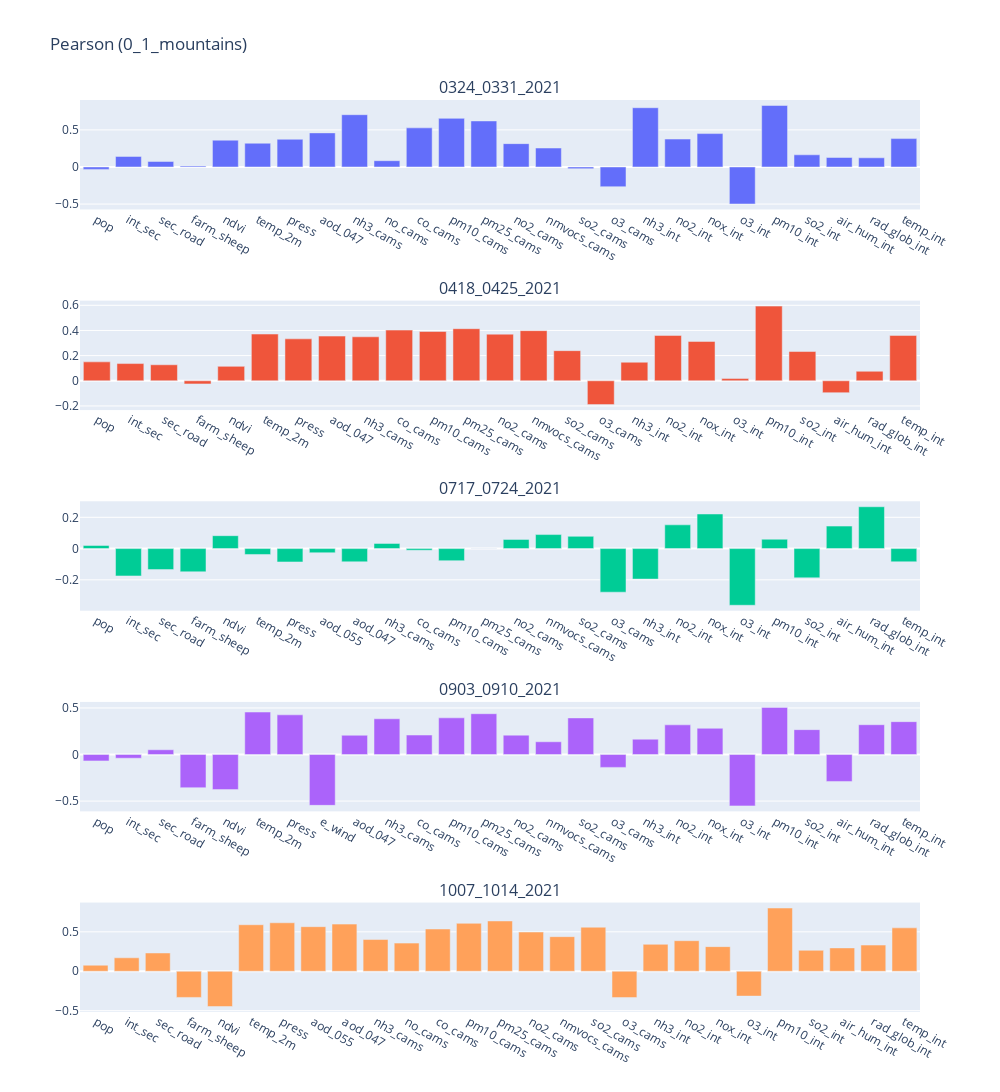
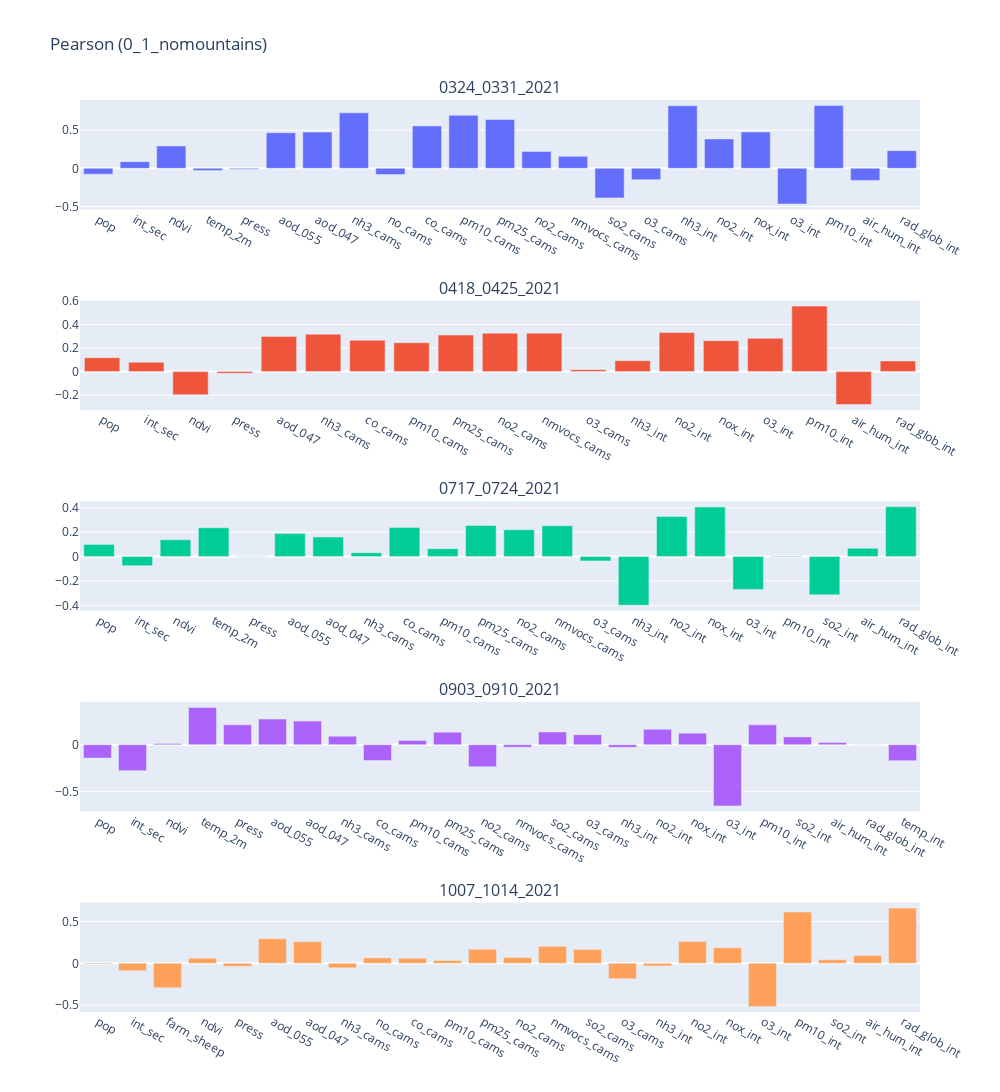
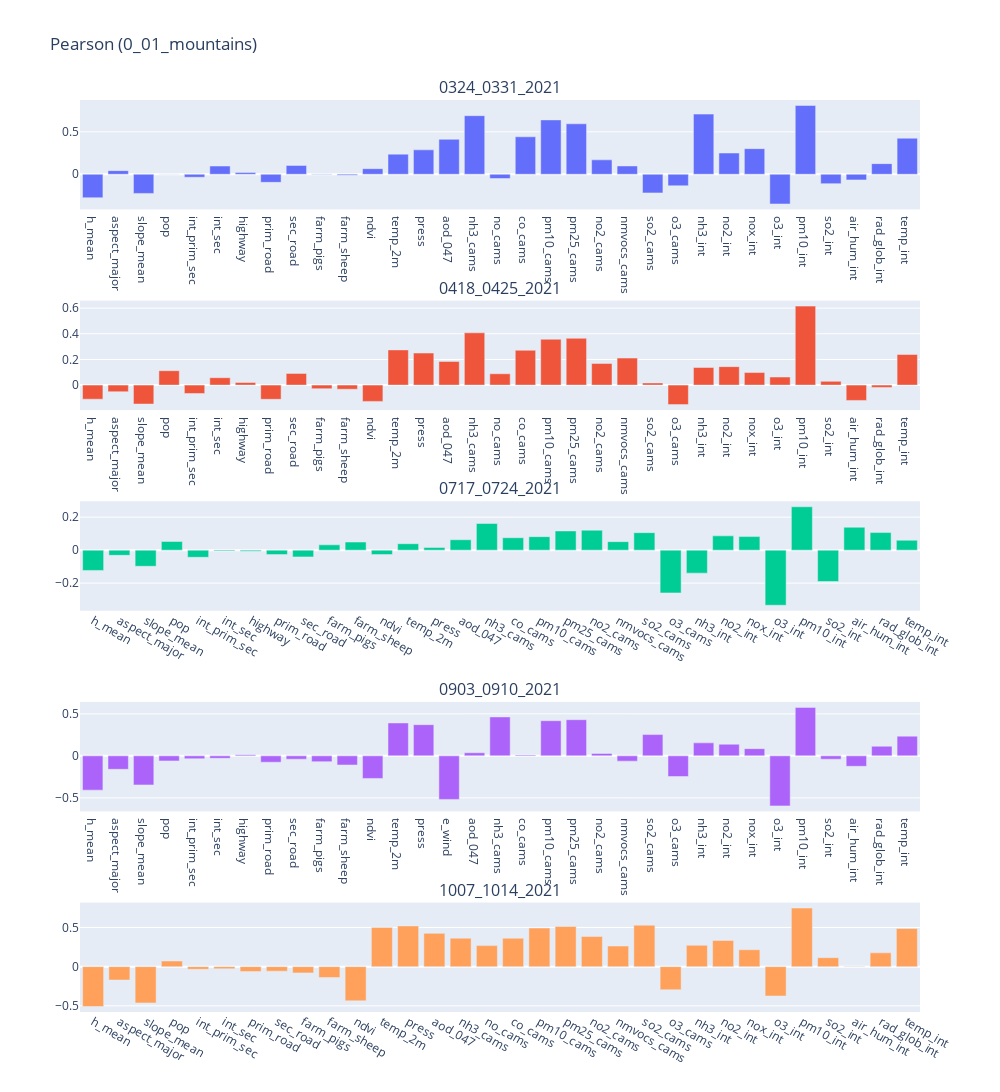
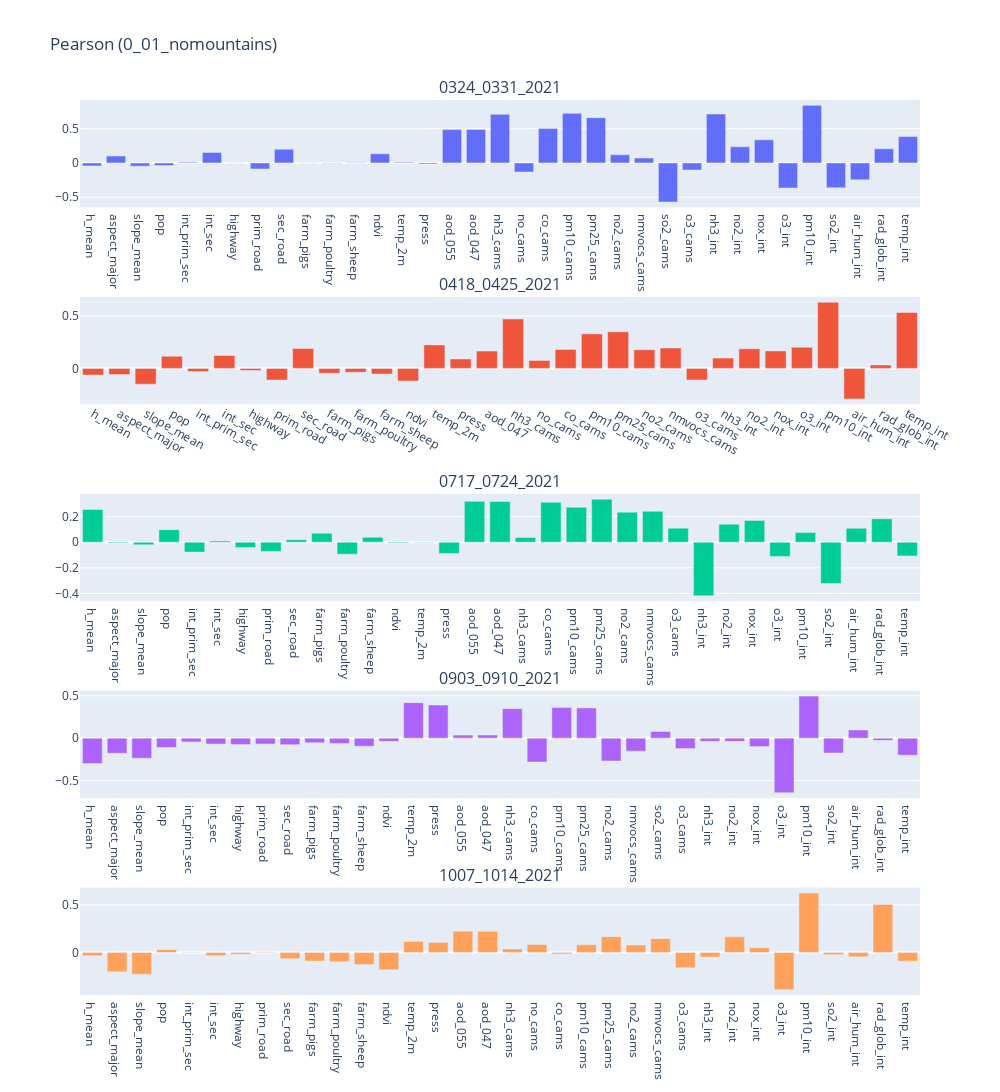

Notebook source saved alongside these figures, in order:
### Markdown cell above
### Pearson results
In this section each are shown barplot about pearson index to better visualize the positive/negative correlation of each variable with respect to the target variable selected.

### Code cell
for par in params:
    dataframes_results = dictionary_results[par]
    fig = make_subplots(rows=5, cols=1, subplot_titles=geopackages)
    for index, grid in enumerate(geopackages):
        labels = dataframes_results[grid]['Features'].tolist()
        values = dataframes_results[grid]['Pearson'].tolist()
        fig.add_trace(go.Bar(x=labels, y=values), row=index+1, col=1)
        fig.update_yaxes(row=index+1, col=1)
        fig.update_xaxes(type="category", row=index+1, col=1)

    fig.update_layout(height=1500, width=1000 , title_text='Pearson (' +par+ ')')
    fig.update_layout(showlegend=False, autosize=True)
    fig.show()

### Figure 1 — Plotly figure (JSON) as saved in the notebook; plotly's stock layout.template omitted (floating-point values rounded to 4 significant figures)
{"data": [{"type": "bar", "x": ["pop", "int_sec", "sec_road", "farm_sheep", "ndvi", "temp_2m", "press", "aod_047", "nh3_cams", "no_cams", "co_cams", "pm10_cams", "pm25_cams", "no2_cams", "nmvocs_cams", "so2_cams", "o3_cams", "nh3_int", "no2_int", "nox_int", "o3_int", "pm10_int", "so2_int", "air_hum_int", "rad_glob_int", "temp_int"], "xaxis": "x", "y": [-0.0325, 0.1425, 0.0742, 0.01227, 0.3616, 0.3204, 0.3736, 0.4598, 0.7051, 0.08469, 0.5274, 0.6558, 0.6207, 0.3148, 0.2555, -0.02276, -0.2658, 0.799, 0.3764, 0.4504, -0.4987, 0.8294, 0.1643, 0.128, 0.1237, 0.3828], "yaxis": "y"}, {"type": "bar", "x": ["pop", "int_sec", "sec_road", "farm_sheep", "ndvi", "temp_2m", "press", "aod_047", "nh3_cams", "co_cams", "pm10_cams", "pm25_cams", "no2_cams", "nmvocs_cams", "so2_cams", "o3_cams", "nh3_int", "no2_int", "nox_int", "o3_int", "pm10_int", "so2_int", "air_hum_int", "rad_glob_int", "temp_int"], "xaxis": "x2", "y": [0.1503, 0.1369, 0.1273, -0.02481, 0.1146, 0.3714, 0.3333, 0.3553, 0.3495, 0.4029, 0.392, 0.4141, 0.3705, 0.3985, 0.2395, -0.1893, 0.1476, 0.3606, 0.3129, 0.01764, 0.5935, 0.2326, -0.09449, 0.07565, 0.3606], "yaxis": "y2"}, {"type": "bar", "x": ["pop", "int_sec", "sec_road", "farm_sheep", "ndvi", "temp_2m", "press", "aod_055", "aod_047", "nh3_cams", "co_cams", "pm10_cams", "pm25_cams", "no2_cams", "nmvocs_cams", "so2_cams", "o3_cams", "nh3_int", "no2_int", "nox_int", "o3_int", "pm10_int", "so2_int", "air_hum_int", "rad_glob_int", "temp_int"], "xaxis": "x3", "y": [0.01996, -0.1751, -0.1346, -0.1487, 0.08252, -0.03772, -0.08546, -0.02671, -0.08486, 0.03327, -0.01064, -0.07756, 0.0009952, 0.05879, 0.08962, 0.0784, -0.279, -0.1952, 0.1518, 0.2213, -0.3626, 0.05986, -0.1874, 0.1438, 0.2676, -0.08466], "yaxis": "y3"}, {"type": "bar", "x": ["pop", "int_sec", "sec_road", "farm_sheep", "ndvi", "temp_2m", "press", "e_wind", "aod_047", "nh3_cams", "co_cams", "pm10_cams", "pm25_cams", "no2_cams", "nmvocs_cams", "so2_cams", "o3_cams", "nh3_int", "no2_int", "nox_int", "o3_int", "pm10_int", "so2_int", "air_hum_int", "rad_glob_int", "temp_int"], "xaxis": "x4", "y": [-0.06883, -0.03979, 0.05084, -0.3565, -0.3768, 0.4561, 0.4261, -0.5458, 0.2067, 0.3835, 0.2092, 0.3938, 0.4381, 0.208, 0.137, 0.3929, -0.1383, 0.1647, 0.3187, 0.2817, -0.5516, 0.5059, 0.2672, -0.2891, 0.32, 0.3527], "yaxis": "y4"}, {"type": "bar", "x": ["pop", "int_sec", "sec_road", "farm_sheep", "ndvi", "temp_2m", "press", "aod_055", "aod_047", "nh3_cams", "no_cams", "co_cams", "pm10_cams", "pm25_cams", "no2_cams", "nmvocs_cams", "so2_cams", "o3_cams", "nh3_int", "no2_int", "nox_int", "o3_int", "pm10_int", "so2_int", "air_hum_int", "rad_glob_int", "temp_int"], "xaxis": "x5", "y": [0.07674, 0.1709, 0.2318, -0.3319, -0.4471, 0.59, 0.6149, 0.5655, 0.5979, 0.4027, 0.357, 0.536, 0.6081, 0.638, 0.4978, 0.4387, 0.5586, -0.3338, 0.3418, 0.3877, 0.3124, -0.315, 0.8019, 0.2657, 0.2963, 0.3322, 0.5504], "yaxis": "y5"}], "layout": {"annotations": [{"font": {"size": 16}, "showarrow": false, "text": "0324_0331_2021", "x": 0.5, "xanchor": "center", "xref": "paper", "y": 1, "yanchor": "bottom", "yref": "paper"}, {"font": {"size": 16}, "showarrow": false, "text": "0418_0425_2021", "x": 0.5, "xanchor": "center", "xref": "paper", "y": 0.78, "yanchor": "bottom", "yref": "paper"}, {"font": {"size": 16}, "showarrow": false, "text": "0717_0724_2021", "x": 0.5, "xanchor": "center", "xref": "paper", "y": 0.56, "yanchor": "bottom", "yref": "paper"}, {"font": {"size": 16}, "showarrow": false, "text": "0903_0910_2021", "x": 0.5, "xanchor": "center", "xref": "paper", "y": 0.34, "yanchor": "bottom", "yref": "paper"}, {"font": {"size": 16}, "showarrow": false, "text": "1007_1014_2021", "x": 0.5, "xanchor": "center", "xref": "paper", "y": 0.12, "yanchor": "bottom", "yref": "paper"}], "autosize": true, "height": 1500, "showlegend": false, "title": {"text": "Pearson (0_1_mountains)"}, "width": 1000, "xaxis": {"anchor": "y", "autorange": true, "domain": [0, 1], "range": [-0.5, 25.5], "type": "category"}, "xaxis2": {"anchor": "y2", "autorange": true, "domain": [0, 1], "range": [-0.5, 24.5], "type": "category"}, "xaxis3": {"anchor": "y3", "autorange": true, "domain": [0, 1], "range": [-0.5, 25.5], "type": "category"}, "xaxis4": {"anchor": "y4", "autorange": true, "domain": [0, 1], "range": [-0.5, 25.5], "type": "category"}, "xaxis5": {"anchor": "y5", "autorange": true, "domain": [0, 1], "range": [-0.5, 26.5], "type": "category"}, "yaxis": {"anchor": "x", "autorange": true, "domain": [0.88, 1], "range": [-0.5725, 0.9032], "type": "linear"}, "yaxis2": {"anchor": "x2", "autorange": true, "domain": [0.66, 0.78], "range": [-0.2328, 0.6369], "type": "linear"}, "yaxis3": {"anchor": "x3", "autorange": true, "domain": [0.44, 0.56], "range": [-0.3976, 0.3026], "type": "linear"}, "yaxis4": {"anchor": "x4", "autorange": true, "domain": [0.22, 0.34], "range": [-0.6103, 0.5647], "type": "linear"}, "yaxis5": {"anchor": "x5", "autorange": true, "domain": [0, 0.12], "range": [-0.5165, 0.8713], "type": "linear"}}}

### Figure 2 — Plotly figure (JSON) as saved in the notebook; plotly's stock layout.template omitted (floating-point values rounded to 4 significant figures)
{"data": [{"type": "bar", "x": ["pop", "int_sec", "ndvi", "temp_2m", "press", "aod_055", "aod_047", "nh3_cams", "no_cams", "co_cams", "pm10_cams", "pm25_cams", "no2_cams", "nmvocs_cams", "so2_cams", "o3_cams", "nh3_int", "no2_int", "nox_int", "o3_int", "pm10_int", "air_hum_int", "rad_glob_int"], "xaxis": "x", "y": [-0.07653, 0.08766, 0.2936, -0.0295, -0.01096, 0.467, 0.475, 0.7269, -0.08236, 0.5558, 0.6949, 0.6408, 0.2199, 0.1566, -0.3881, -0.1493, 0.821, 0.3853, 0.4766, -0.4674, 0.8239, -0.1582, 0.2316], "yaxis": "y"}, {"type": "bar", "x": ["pop", "int_sec", "ndvi", "press", "aod_047", "nh3_cams", "co_cams", "pm10_cams", "pm25_cams", "no2_cams", "nmvocs_cams", "o3_cams", "nh3_int", "no2_int", "nox_int", "o3_int", "pm10_int", "air_hum_int", "rad_glob_int"], "xaxis": "x2", "y": [0.1183, 0.07931, -0.197, -0.01428, 0.299, 0.3177, 0.2662, 0.2449, 0.3104, 0.326, 0.3267, 0.01634, 0.09327, 0.3317, 0.2631, 0.2824, 0.556, -0.28, 0.08985], "yaxis": "y2"}, {"type": "bar", "x": ["pop", "int_sec", "ndvi", "temp_2m", "press", "aod_055", "aod_047", "nh3_cams", "co_cams", "pm10_cams", "pm25_cams", "no2_cams", "nmvocs_cams", "o3_cams", "nh3_int", "no2_int", "nox_int", "o3_int", "pm10_int", "so2_int", "air_hum_int", "rad_glob_int"], "xaxis": "x3", "y": [0.1002, -0.07463, 0.1385, 0.2369, -0.002195, 0.1888, 0.1609, 0.03175, 0.2384, 0.06527, 0.2558, 0.2201, 0.2528, -0.03543, -0.3993, 0.329, 0.4068, -0.2708, -0.00429, -0.314, 0.06778, 0.4091], "yaxis": "y3"}, {"type": "bar", "x": ["pop", "int_sec", "ndvi", "temp_2m", "press", "aod_055", "aod_047", "nh3_cams", "co_cams", "pm10_cams", "pm25_cams", "no2_cams", "nmvocs_cams", "so2_cams", "o3_cams", "nh3_int", "no2_int", "nox_int", "o3_int", "pm10_int", "so2_int", "air_hum_int", "rad_glob_int", "temp_int"], "xaxis": "x4", "y": [-0.1429, -0.2758, 0.01189, 0.3959, 0.2113, 0.2715, 0.2511, 0.08929, -0.1682, 0.04425, 0.1328, -0.2346, -0.02621, 0.1353, 0.1062, -0.02707, 0.1639, 0.1222, -0.6504, 0.2106, 0.08204, 0.02316, 7.642e-05, -0.1707], "yaxis": "y4"}, {"type": "bar", "x": ["pop", "int_sec", "farm_sheep", "ndvi", "press", "aod_055", "aod_047", "nh3_cams", "no_cams", "co_cams", "pm10_cams", "pm25_cams", "no2_cams", "nmvocs_cams", "so2_cams", "o3_cams", "nh3_int", "no2_int", "nox_int", "o3_int", "pm10_int", "so2_int", "air_hum_int", "rad_glob_int"], "xaxis": "x5", "y": [-0.00777, -0.08995, -0.2912, 0.06092, -0.03478, 0.2933, 0.2591, -0.05397, 0.06499, 0.06025, 0.03382, 0.1698, 0.06957, 0.2041, 0.1651, -0.1841, -0.03097, 0.2601, 0.1872, -0.5163, 0.6131, 0.04219, 0.09299, 0.6612], "yaxis": "y5"}], "layout": {"annotations": [{"font": {"size": 16}, "showarrow": false, "text": "0324_0331_2021", "x": 0.5, "xanchor": "center", "xref": "paper", "y": 1, "yanchor": "bottom", "yref": "paper"}, {"font": {"size": 16}, "showarrow": false, "text": "0418_0425_2021", "x": 0.5, "xanchor": "center", "xref": "paper", "y": 0.78, "yanchor": "bottom", "yref": "paper"}, {"font": {"size": 16}, "showarrow": false, "text": "0717_0724_2021", "x": 0.5, "xanchor": "center", "xref": "paper", "y": 0.56, "yanchor": "bottom", "yref": "paper"}, {"font": {"size": 16}, "showarrow": false, "text": "0903_0910_2021", "x": 0.5, "xanchor": "center", "xref": "paper", "y": 0.34, "yanchor": "bottom", "yref": "paper"}, {"font": {"size": 16}, "showarrow": false, "text": "1007_1014_2021", "x": 0.5, "xanchor": "center", "xref": "paper", "y": 0.12, "yanchor": "bottom", "yref": "paper"}], "autosize": true, "height": 1500, "showlegend": false, "title": {"text": "Pearson (0_1_nomountains)"}, "width": 1000, "xaxis": {"anchor": "y", "autorange": true, "domain": [0, 1], "range": [-0.5, 22.5], "type": "category"}, "xaxis2": {"anchor": "y2", "autorange": true, "domain": [0, 1], "range": [-0.5, 18.5], "type": "category"}, "xaxis3": {"anchor": "y3", "autorange": true, "domain": [0, 1], "range": [-0.5, 21.5], "type": "category"}, "xaxis4": {"anchor": "y4", "autorange": true, "domain": [0, 1], "range": [-0.5, 23.5], "type": "category"}, "xaxis5": {"anchor": "y5", "autorange": true, "domain": [0, 1], "range": [-0.5, 23.5], "type": "category"}, "yaxis": {"anchor": "x", "autorange": true, "domain": [0.88, 1], "range": [-0.5392, 0.8957], "type": "linear"}, "yaxis2": {"anchor": "x2", "autorange": true, "domain": [0.66, 0.78], "range": [-0.3265, 0.6025], "type": "linear"}, "yaxis3": {"anchor": "x3", "autorange": true, "domain": [0.44, 0.56], "range": [-0.4443, 0.454], "type": "linear"}, "yaxis4": {"anchor": "x4", "autorange": true, "domain": [0.22, 0.34], "range": [-0.7085, 0.454], "type": "linear"}, "yaxis5": {"anchor": "x5", "autorange": true, "domain": [0, 0.12], "range": [-0.5817, 0.7266], "type": "linear"}}}

### Figure 3 — Plotly figure (JSON) as saved in the notebook; plotly's stock layout.template omitted (floating-point values rounded to 4 significant figures)
{"data": [{"type": "bar", "x": ["h_mean", "aspect_major", "slope_mean", "pop", "int_prim_sec", "int_sec", "highway", "prim_road", "sec_road", "farm_pigs", "farm_sheep", "ndvi", "temp_2m", "press", "aod_047", "nh3_cams", "no_cams", "co_cams", "pm10_cams", "pm25_cams", "no2_cams", "nmvocs_cams", "so2_cams", "o3_cams", "nh3_int", "no2_int", "nox_int", "o3_int", "pm10_int", "so2_int", "air_hum_int", "rad_glob_int", "temp_int"], "xaxis": "x", "y": [-0.2767, 0.04227, -0.226, -3.68e-05, -0.03546, 0.0968, 0.0212, -0.09538, 0.104, 0.003924, -0.01324, 0.06543, 0.2372, 0.2875, 0.4118, 0.6903, -0.05009, 0.4415, 0.6408, 0.5949, 0.1695, 0.09771, -0.2198, -0.1361, 0.709, 0.2501, 0.3018, -0.3504, 0.8109, -0.1108, -0.06669, 0.1253, 0.4252], "yaxis": "y"}, {"type": "bar", "x": ["h_mean", "aspect_major", "slope_mean", "pop", "int_prim_sec", "int_sec", "highway", "prim_road", "sec_road", "farm_pigs", "farm_sheep", "ndvi", "temp_2m", "press", "aod_047", "nh3_cams", "no_cams", "co_cams", "pm10_cams", "pm25_cams", "no2_cams", "nmvocs_cams", "so2_cams", "o3_cams", "nh3_int", "no2_int", "nox_int", "o3_int", "pm10_int", "so2_int", "air_hum_int", "rad_glob_int", "temp_int"], "xaxis": "x2", "y": [-0.1099, -0.05166, -0.1476, 0.1124, -0.06526, 0.05783, 0.02027, -0.1104, 0.09103, -0.02777, -0.03202, -0.1269, 0.2744, 0.2498, 0.1846, 0.4075, 0.08856, 0.2717, 0.3576, 0.3651, 0.1687, 0.2108, 0.01702, -0.1519, 0.1373, 0.1441, 0.09798, 0.06312, 0.6156, 0.02915, -0.1194, -0.01817, 0.2384], "yaxis": "y2"}, {"type": "bar", "x": ["h_mean", "aspect_major", "slope_mean", "pop", "int_prim_sec", "int_sec", "highway", "prim_road", "sec_road", "farm_pigs", "farm_sheep", "ndvi", "temp_2m", "press", "aod_047", "nh3_cams", "co_cams", "pm10_cams", "pm25_cams", "no2_cams", "nmvocs_cams", "so2_cams", "o3_cams", "nh3_int", "no2_int", "nox_int", "o3_int", "pm10_int", "so2_int", "air_hum_int", "rad_glob_int", "temp_int"], "xaxis": "x3", "y": [-0.1229, -0.03151, -0.09774, 0.05261, -0.04325, -0.005611, -0.006884, -0.02699, -0.04088, 0.03201, 0.04908, -0.02688, 0.03902, 0.01598, 0.06326, 0.1615, 0.0752, 0.0817, 0.1164, 0.1209, 0.0516, 0.1061, -0.2593, -0.1394, 0.08673, 0.08235, -0.334, 0.2631, -0.19, 0.1389, 0.1066, 0.06001], "yaxis": "y3"}, {"type": "bar", "x": ["h_mean", "aspect_major", "slope_mean", "pop", "int_prim_sec", "int_sec", "highway", "prim_road", "sec_road", "farm_pigs", "farm_sheep", "ndvi", "temp_2m", "press", "e_wind", "aod_047", "nh3_cams", "co_cams", "pm10_cams", "pm25_cams", "no2_cams", "nmvocs_cams", "so2_cams", "o3_cams", "nh3_int", "no2_int", "nox_int", "o3_int", "pm10_int", "so2_int", "air_hum_int", "rad_glob_int", "temp_int"], "xaxis": "x4", "y": [-0.4081, -0.1599, -0.3463, -0.06013, -0.0341, -0.02924, 0.01443, -0.07561, -0.03933, -0.069, -0.1085, -0.269, 0.3914, 0.3711, -0.5185, 0.03707, 0.4635, 0.0107, 0.4182, 0.4306, 0.02865, -0.06273, 0.2535, -0.2458, 0.1546, 0.1386, 0.08604, -0.5956, 0.577, -0.03974, -0.1243, 0.1146, 0.2348], "yaxis": "y4"}, {"type": "bar", "x": ["h_mean", "aspect_major", "slope_mean", "pop", "int_prim_sec", "int_sec", "prim_road", "sec_road", "farm_pigs", "farm_sheep", "ndvi", "temp_2m", "press", "aod_047", "nh3_cams", "no_cams", "co_cams", "pm10_cams", "pm25_cams", "no2_cams", "nmvocs_cams", "so2_cams", "o3_cams", "nh3_int", "no2_int", "nox_int", "o3_int", "pm10_int", "so2_int", "air_hum_int", "rad_glob_int", "temp_int"], "xaxis": "x5", "y": [-0.5094, -0.1713, -0.4635, 0.07188, -0.03427, -0.02712, -0.06184, -0.05743, -0.0798, -0.1395, -0.4365, 0.5008, 0.5198, 0.4252, 0.3634, 0.2684, 0.3624, 0.4929, 0.5125, 0.3853, 0.2632, 0.5292, -0.2944, 0.2723, 0.3343, 0.2161, -0.3748, 0.7483, 0.1145, 0.002672, 0.1757, 0.4868], "yaxis": "y5"}], "layout": {"annotations": [{"font": {"size": 16}, "showarrow": false, "text": "0324_0331_2021", "x": 0.5, "xanchor": "center", "xref": "paper", "y": 1, "yanchor": "bottom", "yref": "paper"}, {"font": {"size": 16}, "showarrow": false, "text": "0418_0425_2021", "x": 0.5, "xanchor": "center", "xref": "paper", "y": 0.78, "yanchor": "bottom", "yref": "paper"}, {"font": {"size": 16}, "showarrow": false, "text": "0717_0724_2021", "x": 0.5, "xanchor": "center", "xref": "paper", "y": 0.56, "yanchor": "bottom", "yref": "paper"}, {"font": {"size": 16}, "showarrow": false, "text": "0903_0910_2021", "x": 0.5, "xanchor": "center", "xref": "paper", "y": 0.34, "yanchor": "bottom", "yref": "paper"}, {"font": {"size": 16}, "showarrow": false, "text": "1007_1014_2021", "x": 0.5, "xanchor": "center", "xref": "paper", "y": 0.12, "yanchor": "bottom", "yref": "paper"}], "autosize": true, "height": 1500, "showlegend": false, "title": {"text": "Pearson (0_01_mountains)"}, "width": 1000, "xaxis": {"anchor": "y", "autorange": true, "domain": [0, 1], "range": [-0.5, 32.5], "type": "category"}, "xaxis2": {"anchor": "y2", "autorange": true, "domain": [0, 1], "range": [-0.5, 32.5], "type": "category"}, "xaxis3": {"anchor": "y3", "autorange": true, "domain": [0, 1], "range": [-0.5, 31.5], "type": "category"}, "xaxis4": {"anchor": "y4", "autorange": true, "domain": [0, 1], "range": [-0.5, 32.5], "type": "category"}, "xaxis5": {"anchor": "y5", "autorange": true, "domain": [0, 1], "range": [-0.5, 31.5], "type": "category"}, "yaxis": {"anchor": "x", "autorange": true, "domain": [0.88, 1], "range": [-0.4149, 0.8754], "type": "linear"}, "yaxis2": {"anchor": "x2", "autorange": true, "domain": [0.66, 0.78], "range": [-0.1945, 0.6583], "type": "linear"}, "yaxis3": {"anchor": "x3", "autorange": true, "domain": [0.44, 0.56], "range": [-0.3672, 0.2963], "type": "linear"}, "yaxis4": {"anchor": "x4", "autorange": true, "domain": [0.22, 0.34], "range": [-0.6608, 0.6422], "type": "linear"}, "yaxis5": {"anchor": "x5", "autorange": true, "domain": [0, 0.12], "range": [-0.5793, 0.8182], "type": "linear"}}}

### Figure 4 — Plotly figure (JSON) as saved in the notebook; plotly's stock layout.template omitted (floating-point values rounded to 4 significant figures)
{"data": [{"type": "bar", "x": ["h_mean", "aspect_major", "slope_mean", "pop", "int_prim_sec", "int_sec", "highway", "prim_road", "sec_road", "farm_pigs", "farm_poultry", "farm_sheep", "ndvi", "temp_2m", "press", "aod_055", "aod_047", "nh3_cams", "no_cams", "co_cams", "pm10_cams", "pm25_cams", "no2_cams", "nmvocs_cams", "so2_cams", "o3_cams", "nh3_int", "no2_int", "nox_int", "o3_int", "pm10_int", "so2_int", "air_hum_int", "rad_glob_int", "temp_int"], "xaxis": "x", "y": [-0.04295, 0.1023, -0.0469, -0.03608, 0.01198, 0.1533, -0.001758, -0.08659, 0.1999, -0.0004161, -0.004166, 0.001959, 0.1339, 0.01189, -0.01514, 0.4872, 0.4896, 0.7096, -0.1317, 0.5021, 0.7241, 0.6611, 0.1188, 0.07252, -0.5703, -0.1024, 0.7139, 0.2355, 0.3379, -0.3665, 0.8407, -0.3624, -0.2466, 0.2063, 0.3845], "yaxis": "y"}, {"type": "bar", "x": ["h_mean", "aspect_major", "slope_mean", "pop", "int_prim_sec", "int_sec", "highway", "prim_road", "sec_road", "farm_pigs", "farm_poultry", "farm_sheep", "ndvi", "temp_2m", "press", "aod_047", "nh3_cams", "no_cams", "co_cams", "pm10_cams", "pm25_cams", "no2_cams", "nmvocs_cams", "o3_cams", "nh3_int", "no2_int", "nox_int", "o3_int", "pm10_int", "air_hum_int", "rad_glob_int", "temp_int"], "xaxis": "x2", "y": [-0.06378, -0.05905, -0.1503, 0.1163, -0.03073, 0.123, -0.01977, -0.1111, 0.19, -0.04638, -0.03667, -0.05378, -0.1201, 0.2241, 0.0898, 0.1653, 0.472, 0.07603, 0.1814, 0.3293, 0.3497, 0.1784, 0.1941, -0.1103, 0.09791, 0.1873, 0.167, 0.2008, 0.631, -0.2915, 0.03245, 0.5338], "yaxis": "y2"}, {"type": "bar", "x": ["h_mean", "aspect_major", "slope_mean", "pop", "int_prim_sec", "int_sec", "highway", "prim_road", "sec_road", "farm_pigs", "farm_poultry", "farm_sheep", "ndvi", "temp_2m", "press", "aod_055", "aod_047", "nh3_cams", "co_cams", "pm10_cams", "pm25_cams", "no2_cams", "nmvocs_cams", "o3_cams", "nh3_int", "no2_int", "nox_int", "o3_int", "pm10_int", "so2_int", "air_hum_int", "rad_glob_int", "temp_int"], "xaxis": "x3", "y": [0.2548, -0.005901, -0.02053, 0.09762, -0.07725, 0.01026, -0.04137, -0.072, 0.0197, 0.07031, -0.0932, 0.03922, -0.00536, -0.002728, -0.0874, 0.3188, 0.3185, 0.03758, 0.312, 0.2724, 0.3359, 0.2347, 0.2409, 0.1094, -0.4186, 0.1407, 0.17, -0.1109, 0.07503, -0.322, 0.1084, 0.1827, -0.1069], "yaxis": "y3"}, {"type": "bar", "x": ["h_mean", "aspect_major", "slope_mean", "pop", "int_prim_sec", "int_sec", "highway", "prim_road", "sec_road", "farm_pigs", "farm_poultry", "farm_sheep", "ndvi", "temp_2m", "press", "aod_055", "aod_047", "nh3_cams", "co_cams", "pm10_cams", "pm25_cams", "no2_cams", "nmvocs_cams", "so2_cams", "o3_cams", "nh3_int", "no2_int", "nox_int", "o3_int", "pm10_int", "so2_int", "air_hum_int", "rad_glob_int", "temp_int"], "xaxis": "x4", "y": [-0.299, -0.1783, -0.2364, -0.1103, -0.04409, -0.06924, -0.0747, -0.06853, -0.07672, -0.05452, -0.06257, -0.09507, -0.03754, 0.418, 0.3901, 0.03567, 0.03708, 0.3474, -0.2813, 0.3598, 0.3554, -0.269, -0.1532, 0.07892, -0.123, -0.03772, -0.03789, -0.09971, -0.643, 0.4956, -0.1753, 0.09701, -0.02611, -0.2008], "yaxis": "y4"}, {"type": "bar", "x": ["h_mean", "aspect_major", "slope_mean", "pop", "int_prim_sec", "int_sec", "highway", "prim_road", "sec_road", "farm_pigs", "farm_poultry", "farm_sheep", "ndvi", "temp_2m", "press", "aod_055", "aod_047", "nh3_cams", "no_cams", "co_cams", "pm10_cams", "pm25_cams", "no2_cams", "nmvocs_cams", "o3_cams", "nh3_int", "no2_int", "nox_int", "o3_int", "pm10_int", "so2_int", "air_hum_int", "rad_glob_int", "temp_int"], "xaxis": "x5", "y": [-0.03296, -0.2035, -0.2279, 0.03002, 0.003066, -0.03132, -0.01855, 0.004645, -0.06444, -0.09034, -0.09651, -0.1269, -0.1822, 0.1152, 0.1063, 0.2245, 0.2222, 0.03734, 0.08438, -0.01444, 0.08191, 0.1669, 0.0788, 0.1456, -0.1615, -0.0483, 0.1647, 0.05103, -0.3902, 0.6258, -0.02254, -0.04341, 0.5045, -0.0907], "yaxis": "y5"}], "layout": {"annotations": [{"font": {"size": 16}, "showarrow": false, "text": "0324_0331_2021", "x": 0.5, "xanchor": "center", "xref": "paper", "y": 1, "yanchor": "bottom", "yref": "paper"}, {"font": {"size": 16}, "showarrow": false, "text": "0418_0425_2021", "x": 0.5, "xanchor": "center", "xref": "paper", "y": 0.78, "yanchor": "bottom", "yref": "paper"}, {"font": {"size": 16}, "showarrow": false, "text": "0717_0724_2021", "x": 0.5, "xanchor": "center", "xref": "paper", "y": 0.56, "yanchor": "bottom", "yref": "paper"}, {"font": {"size": 16}, "showarrow": false, "text": "0903_0910_2021", "x": 0.5, "xanchor": "center", "xref": "paper", "y": 0.34, "yanchor": "bottom", "yref": "paper"}, {"font": {"size": 16}, "showarrow": false, "text": "1007_1014_2021", "x": 0.5, "xanchor": "center", "xref": "paper", "y": 0.12, "yanchor": "bottom", "yref": "paper"}], "autosize": true, "height": 1500, "showlegend": false, "title": {"text": "Pearson (0_01_nomountains)"}, "width": 1000, "xaxis": {"anchor": "y", "autorange": true, "domain": [0, 1], "range": [-0.5, 34.5], "type": "category"}, "xaxis2": {"anchor": "y2", "autorange": true, "domain": [0, 1], "range": [-0.5, 31.5], "type": "category"}, "xaxis3": {"anchor": "y3", "autorange": true, "domain": [0, 1], "range": [-0.5, 32.5], "type": "category"}, "xaxis4": {"anchor": "y4", "autorange": true, "domain": [0, 1], "range": [-0.5, 33.5], "type": "category"}, "xaxis5": {"anchor": "y5", "autorange": true, "domain": [0, 1], "range": [-0.5, 33.5], "type": "category"}, "yaxis": {"anchor": "x", "autorange": true, "domain": [0.88, 1], "range": [-0.6486, 0.9191], "type": "linear"}, "yaxis2": {"anchor": "x2", "autorange": true, "domain": [0.66, 0.78], "range": [-0.3428, 0.6822], "type": "linear"}, "yaxis3": {"anchor": "x3", "autorange": true, "domain": [0.44, 0.56], "range": [-0.4605, 0.3779], "type": "linear"}, "yaxis4": {"anchor": "x4", "autorange": true, "domain": [0.22, 0.34], "range": [-0.7063, 0.5588], "type": "linear"}, "yaxis5": {"anchor": "x5", "autorange": true, "domain": [0, 0.12], "range": [-0.4467, 0.6822], "type": "linear"}}}
